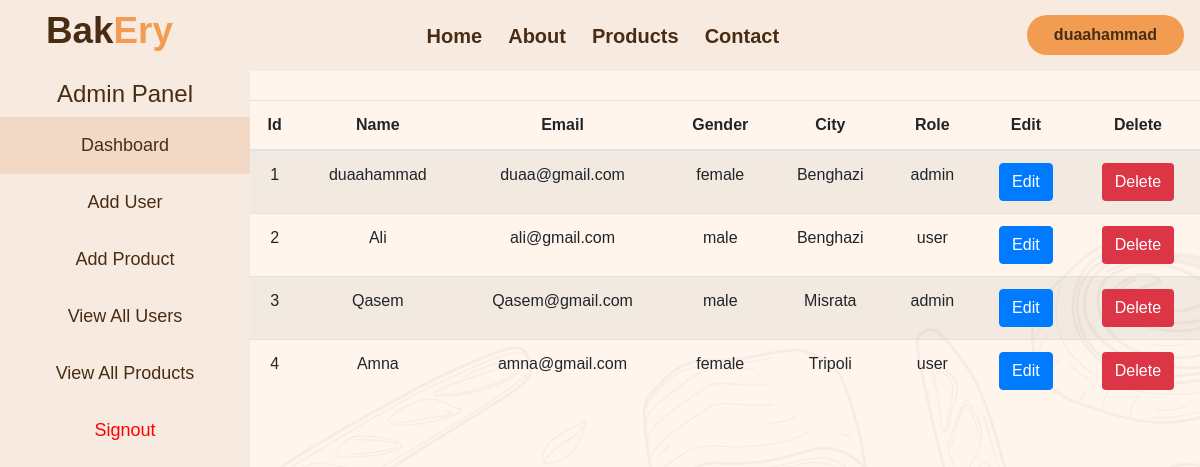
The app's page /view_all_users (signed in), older data.
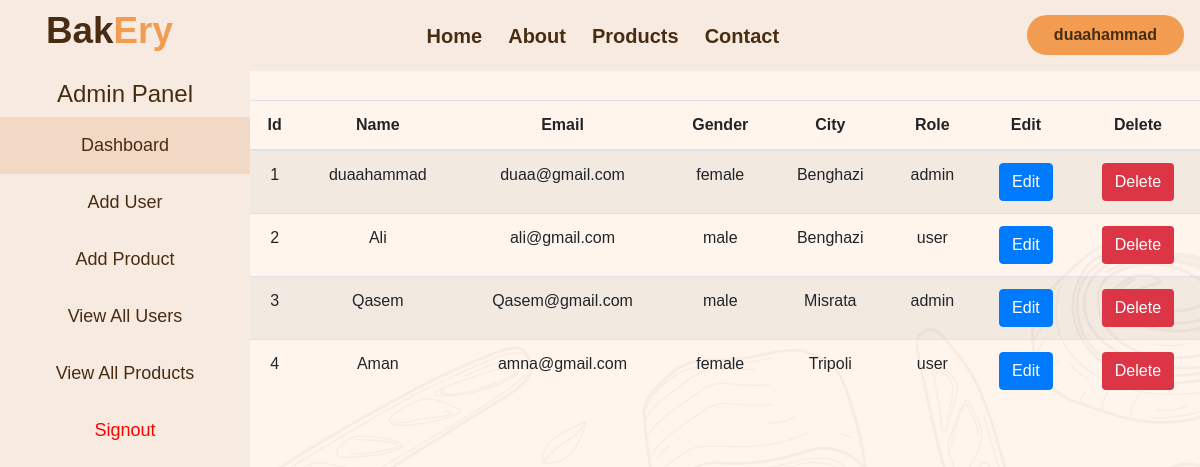
The same page, newer data.
### tables this page shows
CREATE TABLE users_info 
        (id integer primary key autoincrement, 
        name TEXT, 
        email TEXT UNIQUE, 
        password TEXT, 
        gender TEXT, 
        city TEXT,
        role TEXT DEFAULT 'user');

### app.py (the view)
@app.route("/view_all_users")
def view_all_users():
        username = session["username"]
        users = db_management.get_all_users()
        return render_template("dashboard_pages/view_all_users.html", users=users, sentence=username)

### models/db_management.py (called while the page is built)
def get_db():
    db = sqlite3.connect("models/shop.db")
    db.row_factory = sqlite3.Row  # <--returns rows as sqlite3.Row objects (which act like both tuples and dicts)
    return db

def get_all_users():
    db = get_db()
    cur = db.cursor()
    users = cur.execute("SELECT * FROM users_info").fetchall()
    db.close()
    return users

### templates/dashboard_pages/view_all_users.html
{% extends 'layout.html' %}
{% block head_extra %}
<link rel="stylesheet" href="{{ url_for('static', filename='custom/dashboard.css') }}" />
{% endblock %}
{% block content %}
<div class="card-body p-0 table-responsive content margin-top">
    <table class="table table-striped">
        <thead>
            <tr class="text-center">
                <th>Id</th>
                <th>Name</th>
                <th>Email</th>
                <th>Gender</th>
                <th>City</th>
                <th>Role</th>
                <th>Edit</th>
                <th>Delete</th>
            </tr>
        </thead>
            <tbody class="text-center">
                {%for  user in users%}
                    <tr class="align-middle">
                    <td>{{ user[0] }}</td>
                    <td>{{ user[1] }}</td>
                    <td>{{ user[2] }}</td>
                    <td>{{ user[4] }}</td>
                    <td>{{ user[5] }}</td>
                    <td>{{ user[6] }}</td>
                    <td>
                    <a class="btn btn-primary text-white" href="#">Edit</a>
                    </td>
                    <td>
                    <form action="{{url_for('delete_user', user_id=user[0])}}" method="post">
                        <button class="btn bg-danger text-white" type="submit">Delete</button>
                    </form>
                    </td>
                </tr>
                {%endfor%}
        </tbody>
    </table>
</div>
{% endblock %}

### templates/layout.html (shortened to what this page needs)
<!DOCTYPE html>
<html lang="en">
<head>
    <link rel="stylesheet" href="{{ url_for('static', filename='bootstrap/css/bootstrap.min.css') }}">
    <link rel="stylesheet" href="{{ url_for('static', filename='Font Awesome/all.min.css') }}">
    <link rel="stylesheet" href="{{ url_for('static', filename='Fonts/Outfit.css') }}">
    <link rel="stylesheet" href="{{ url_for('static', filename='custom/main.css') }}">
    <link rel="stylesheet" href="{{ url_for('static', filename='custom/dashboard.css') }}">
    {% block head_extra %}{% endblock %}
</head>
<body>
    <nav class="navbar navbar-expand-lg navbar-light main-nav">
        <a class="navbar-brand" href="#">
            <span>Bak</span><span>Ery</span>
        </a>
        <div class="collapse navbar-collapse" id="navbarSupportedContent">
            <ul class="navbar-nav mx-auto">
                <li class="nav-card active">
                    <a class="nav-link" href="{{url_for('index')}}">Home <span class="sr-only">(current)</span></a>
                </li>
                <li class="nav-card">
                    <a class="nav-link" href="#">About</a>
                </li>
                <li class="nav-card">
                    <a class="nav-link" href="#">Products</a>
                </li>
                <li class="nav-card">
                    <a class="nav-link" href="#">Contact</a>
                </li>
            </ul>
            {% set current_endpoint = request.endpoint %}
            {% if username != None %}
            <div class="my-2 my-lg-0">
                <a href="#" class="auth btn my-btn my-2 my-sm-0 d-sm-inline-block">{{ sentence }}</a>
            </div>
            {% else %}
                <div class="my-2 my-lg-0">
                    <a href="{{ url_for('login') }}" class="auth btn my-btn my-2 my-sm-0 d-sm-inline-block">{{ sentence }}</a>
                </div>
            {% endif %}
        </div>
    </nav>
    {% block content %}
    {% endblock %}
<div class="dashboard-page margin-top">
    <div class="sidebar text-center">
        <h4 class="text-center text-light">Admin Panel</h4>
        <a href="{{ url_for('dashboard') }}" class="active">Dashboard</a>
        <a href="{{ url_for('add_user') }}">Add User</a>
        <a href="{{url_for('add_product')}}">Add Product</a>
        <a href="{{url_for('view_all_users')}}">View All Users</a>
        <a href="{{url_for('view_all_products')}}">View All Products</a>
        <a href="{{url_for('logout')}}" class="logout-text">Signout</a>
    </div>
</div>
</body>
</html>

### static/custom/main.css (style rules this page uses)
* { padding: 0; margin: 0; box-sizing: border-box; scroll-behavior: smooth; list-style: none; text-decoration: none; }
body { font-family: "Outfit", sans-serif; }
:root { --yellow: #fcd978; --main-orange: #f29c52; --main-brown: #492d13; --link-color: #493d13; --home-bg-color: #fff5ed; }
a { color: var(--main-brown) !important }
.main-nav { position: fixed; top: 0; left: 0; width: 100%; z-index: 1030; background-color: white; margin-bottom: 60px; }
.my-btn { background-color: var(--main-orange); padding: 8px 27px; border-radius: 40px; position: relative; top: -1px; transition: .5s; color: var(--link-color); border: none; font-weight: 600; }
.nav-link { font-weight: 550; font-size: 20px; margin-right: 10px; }
.navbar-brand { margin-top: -10px; padding-left: 30px; font-weight: bold; font-size: 2.3rem; }
.navbar-brand span:first-child { color: var(--main-brown); }
.navbar-brand span:last-child { color: var(--main-orange); }
.margin-top { margin-top: 100px; }

### static/custom/dashboard.css (style rules this page uses)
:root { --yellow: #fcd978; --main-orange: #f29c52; --main-brown: #492d13; --link-color: #493d13; --home-bg-color: #fff5ed; }
body { background-image: url("../images/hero-bg-pattern.png"); background-color: var(--home-bg-color); background-position: bottom; }
.dashboard-page .sidebar { position: fixed; top: 60px; left: 0; height: calc(100vh - 60px); width: 250px; background-color: #f7eae0; z-index: 1020; padding-top: 20px; }
.dashboard-page .sidebar a { color: var(--main-brown) ; display: block; padding: 15px 20px; text-decoration: none; font-weight: 500; font-size: 18px; }
.sidebar h4 { color: var(--main-brown) !important; }
.dashboard-page .sidebar a:hover, .dashboard-page .sidebar a.active { background-color: #f2d9c5; color: var(--main-brown); }
nav { background-color: var(--home-bg-color) ; background-color: #f7eae0 !important; }
.logout-text { color: red !important; }
.content { margin-left: 250px; padding: 40px; width: calc(100% - 250px); overflow-y: auto; }

Row changes from the older to the newer data that the page shows:
changed users_info "amna@gmail.com": name "Amna" → "Aman"
